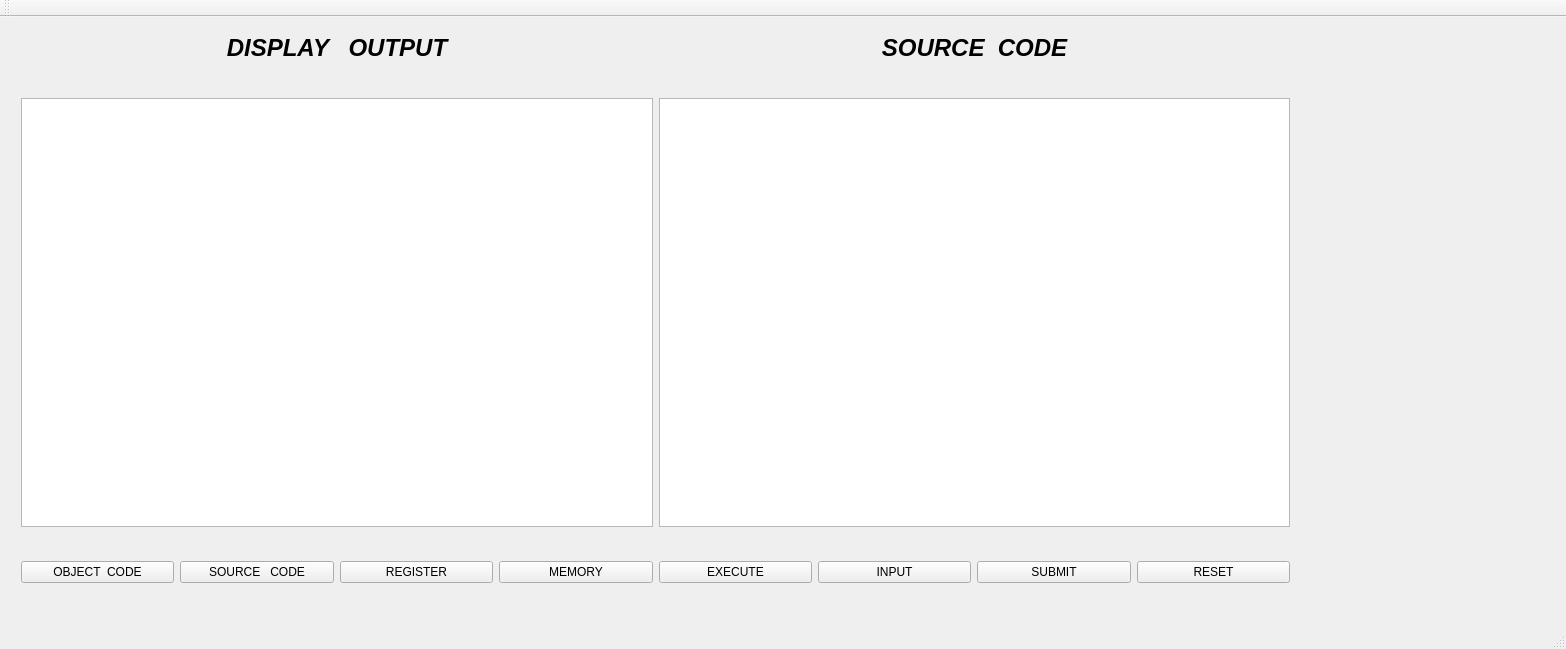
<?xml version="1.0" encoding="UTF-8"?>
<ui version="4.0">
 <class>MainWindow</class>
 <widget class="QMainWindow" name="MainWindow">
  <property name="geometry">
   <rect>
    <x>0</x>
    <y>0</y>
    <width>1566</width>
    <height>649</height>
   </rect>
  </property>
  <property name="windowTitle">
   <string>MainWindow</string>
  </property>
  <widget class="QWidget" name="centralWidget">
   <widget class="QWidget" name="horizontalLayoutWidget">
    <property name="geometry">
     <rect>
      <x>10</x>
      <y>0</y>
      <width>1291</width>
      <height>61</height>
     </rect>
    </property>
    <layout class="QHBoxLayout" name="horizontalLayout">
     <item>
      <widget class="QLabel" name="label_2">
       <property name="font">
        <font>
         <pointsize>18</pointsize>
         <weight>75</weight>
         <italic>true</italic>
         <bold>true</bold>
        </font>
       </property>
       <property name="text">
        <string>DISPLAY   OUTPUT</string>
       </property>
       <property name="alignment">
        <set>Qt::AlignCenter</set>
       </property>
      </widget>
     </item>
     <item>
      <widget class="QLabel" name="label">
       <property name="font">
        <font>
         <pointsize>18</pointsize>
         <weight>75</weight>
         <italic>true</italic>
         <bold>true</bold>
        </font>
       </property>
       <property name="text">
        <string>SOURCE  CODE</string>
       </property>
       <property name="alignment">
        <set>Qt::AlignCenter</set>
       </property>
      </widget>
     </item>
    </layout>
   </widget>
   <widget class="QWidget" name="horizontalLayoutWidget_2">
    <property name="geometry">
     <rect>
      <x>10</x>
      <y>70</y>
      <width>1291</width>
      <height>451</height>
     </rect>
    </property>
    <layout class="QHBoxLayout" name="horizontalLayout_2">
     <item>
      <widget class="QTextBrowser" name="textBrowser"/>
     </item>
     <item>
      <widget class="QTextEdit" name="textEdit"/>
     </item>
    </layout>
   </widget>
   <widget class="QWidget" name="horizontalLayoutWidget_3">
    <property name="geometry">
     <rect>
      <x>10</x>
      <y>530</y>
      <width>1291</width>
      <height>51</height>
     </rect>
    </property>
    <layout class="QHBoxLayout" name="horizontalLayout_3">
     <item>
      <widget class="QPushButton" name="pushButton_8">
       <property name="text">
        <string>OBJECT  CODE</string>
       </property>
      </widget>
     </item>
     <item>
      <widget class="QPushButton" name="pushButton_7">
       <property name="text">
        <string>SOURCE   CODE</string>
       </property>
      </widget>
     </item>
     <item>
      <widget class="QPushButton" name="pushButton_6">
       <property name="text">
        <string>REGISTER</string>
       </property>
      </widget>
     </item>
     <item>
      <widget class="QPushButton" name="pushButton_5">
       <property name="text">
        <string>MEMORY</string>
       </property>
      </widget>
     </item>
     <item>
      <widget class="QPushButton" name="pushButton_4">
       <property name="text">
        <string>EXECUTE</string>
       </property>
      </widget>
     </item>
     <item>
      <widget class="QPushButton" name="pushButton_3">
       <property name="text">
        <string>INPUT</string>
       </property>
      </widget>
     </item>
     <item>
      <widget class="QPushButton" name="pushButton_2">
       <property name="text">
        <string>SUBMIT</string>
       </property>
      </widget>
     </item>
     <item>
      <widget class="QPushButton" name="pushButton">
       <property name="text">
        <string>RESET</string>
       </property>
      </widget>
     </item>
    </layout>
   </widget>
  </widget>
  <widget class="QMenuBar" name="menuBar">
   <property name="geometry">
    <rect>
     <x>0</x>
     <y>0</y>
     <width>1566</width>
     <height>25</height>
    </rect>
   </property>
  </widget>
  <widget class="QToolBar" name="mainToolBar">
   <attribute name="toolBarArea">
    <enum>TopToolBarArea</enum>
   </attribute>
   <attribute name="toolBarBreak">
    <bool>false</bool>
   </attribute>
  </widget>
  <widget class="QStatusBar" name="statusBar"/>
 </widget>
 <layoutdefault spacing="6" margin="11"/>
 <resources/>
 <connections/>
</ui>
